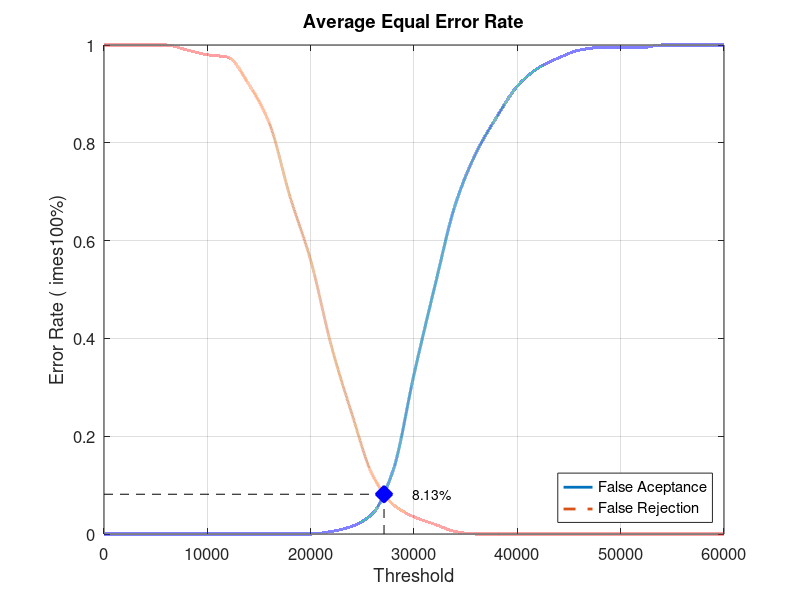
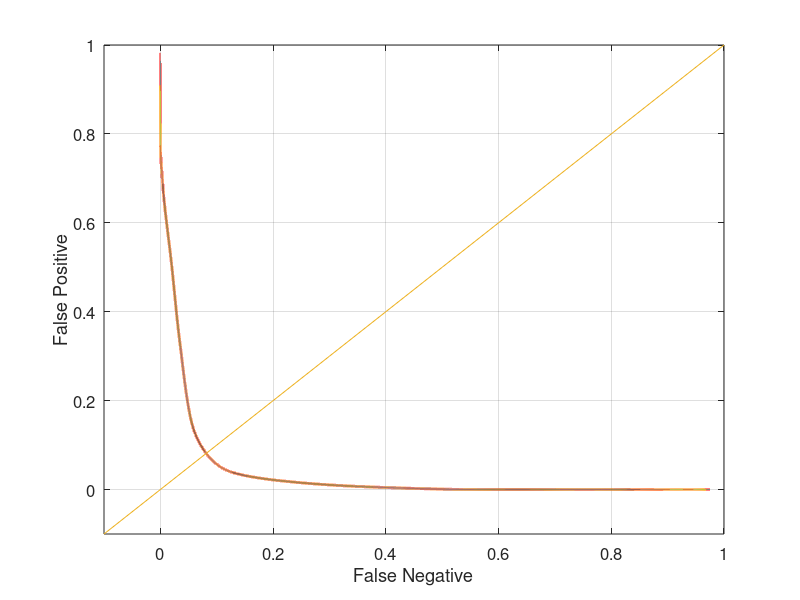

These charts were generated, in order, by the following MATLAB code:
close all;
clear;
clc;
x = 0:2000:60000;
xq = 0:0.5:60000;

y0 = [0 0 0 0 0 0 0 0 0 0 0 0.00526316 0.0157895 0.0421053 0.131579 0.326316 0.505263 0.673684 0.778947 0.852632 0.915789 0.952632 0.973684 0.989474 0.994737 0.994737 0.994737 1 1 1 1]
yy0 = interp1(x, y0, xq, 'pchip');
y1 = [1 1 1 1 0.99 0.98 0.975 0.92 0.84 0.69 0.56 0.385 0.245 0.12 0.06 0.035 0.02 0.005 0 0 0 0 0 0 0 0 0 0 0 0 0]
yy1 = interp1(x, y1, xq, 'pchip');

% Calculating EER: 
y2 = abs(y0 - y1);
find(y2 == min(y2))
yy2 = abs(yy0 - yy1);
xEER = find(yy2 == min(yy2));
xEERIndex = xq(xEER) % X-axis EER
yEER = yy0(xEER) % Y-axis EER

main = figure
plot(xq, yy0,'-','LineWidth', 2);	hold on
plot(xq, yy1,'--','LineWidth', 2);	hold on
plot([xEERIndex xEERIndex], [0 yEER], 'k--');	hold on
plot([0 xEERIndex], [yEER yEER], 'k--');	hold on
plot(xEERIndex, yEER, 'bx', 'LineWidth', 10);	hold on
text(xEERIndex + 10 * xEERIndex / 100, yEER, [num2str(round((10000 * yEER)) / 100) '%'])
legend('False Aceptance', 'False Rejection', 'Location', 'SouthEast')
xlabel('Threshold')
ylabel('Error Rate (	imes100%)')
title('Average Equal Error Rate')
set(gca, 'FontSize', 12)
axis([0 60000 0 1])
grid on

print(main, 'Database4_2Main', '-dpng');
FNRxFPR = figure('Color', [1 1 1]);
plot(yy1, yy0, '-', yy1, yy0, 'LineWidth', 2);
hold on
y = -0.1:0.1:1
plot(y, y); 
set(gca, 'FontSize', 12)
xlabel('False Negative')
ylabel('False Positive')
axis([-0.1 1 -0.1 1])
set(gca, 'FontSize', 12)
grid on

print(FNRxFPR, 'Database4_2FNRxFPR','-dpng');
